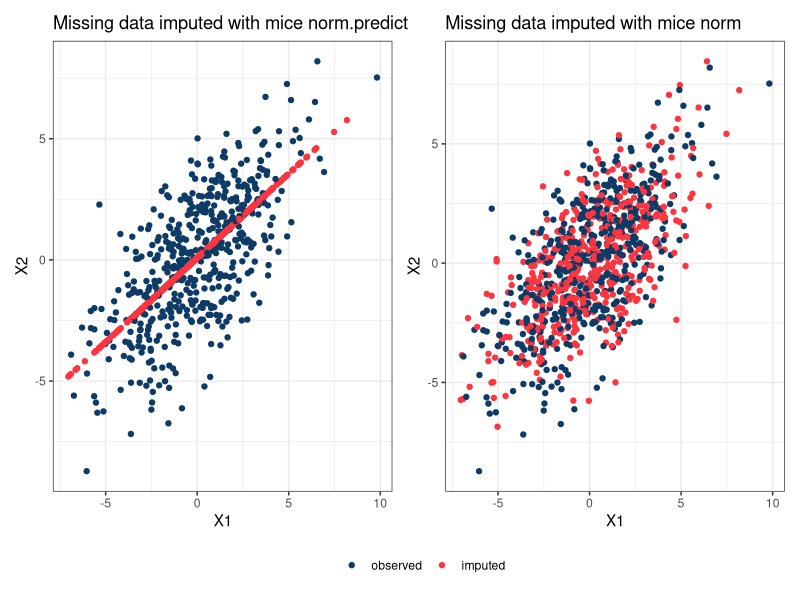

Write R code to recreate this figure.

library(dplyr)
library(ggplot2)
library(patchwork)

set.seed(10)

dat <- MASS::mvrnorm(1000, mu = c(0, 0), Sigma = diag(2, 2) + 5)

colnames(dat) <- c("X1", "X2")

dat[runif(1000) > 0.5, 2] <- NA 

dat_imp_norm <- mice::mice(dat, m = 1, method = "norm")
dat_imp_norm <- mice::complete(dat_imp_norm) %>% 
  mutate(missing = is.na(dat[, 2]))

dat_imp_norm.predict <- mice::mice(dat, m = 1, method = "norm.predict")
dat_imp_norm.predict <- mice::complete(dat_imp_norm.predict) %>% 
  mutate(missing = is.na(dat[, 2]))

p1 <- ggplot(dat_imp_norm.predict, aes(x = X1, y = X2, col = missing)) +
  geom_point() +
  scale_color_manual(values = c("#0D3B66", "#FB3640"),
                     name = "", labels = c("observed", "imputed")) +
  theme_bw() +
  ggtitle("Missing data imputed with mice norm.predict")

p2 <- ggplot(dat_imp_norm, aes(x = X1, y = X2, col = missing)) +
  geom_point() +
  scale_color_manual(values = c("#0D3B66", "#FB3640"),
                     name = "", labels = c("observed", "imputed")) +
  theme_bw() +
  ggtitle("Missing data imputed with mice norm")

p1 + p2 + plot_layout(guides = "collect") & theme(legend.position = 'bottom')
